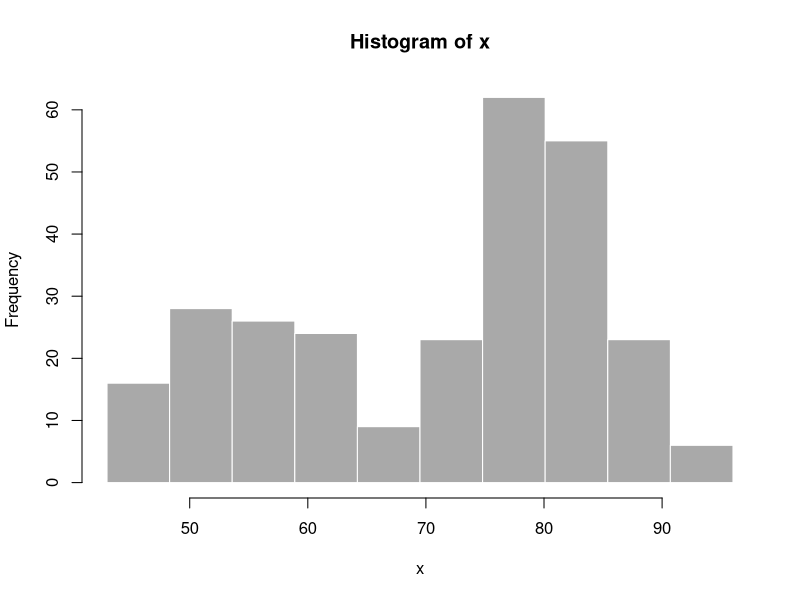

The R script that drew this image:
number_of_bins <- 10 # ultimately an input from user
x <- faithful[, 2]
bins <- seq(min(x), max(x), length.out = number_of_bins + 1)

# draw the histogram with the specified number of bins
hist(x, breaks = bins, col = 'darkgray', border = 'white')